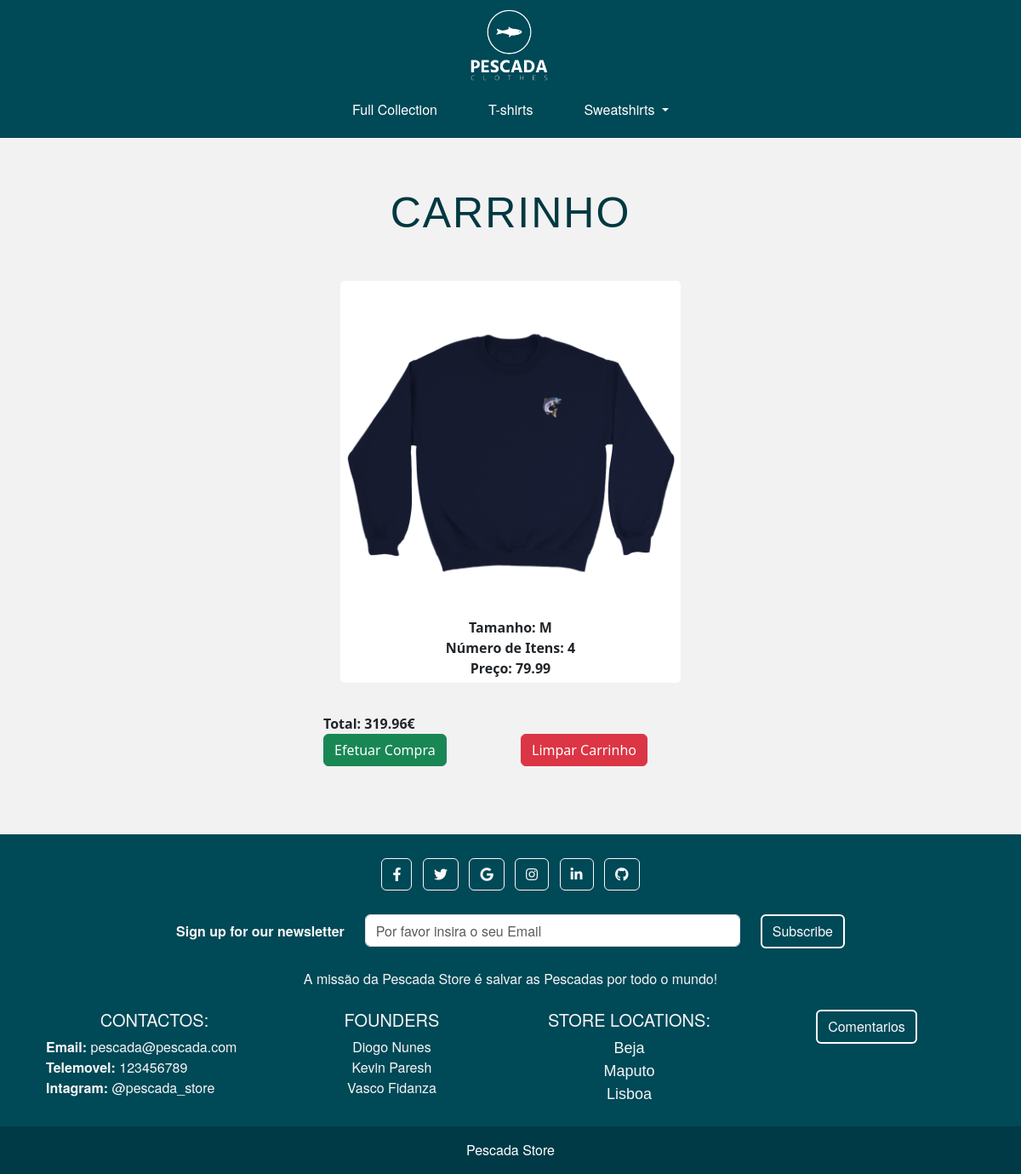
Screenshot of /carrinho/ (signed in) with the database file from the repository.
### store/models.py (models this page shows, shortened)
class Produto(models.Model):
    tamanho = models.CharField(max_length=1)
    cor = models.CharField(max_length=20)
    preco = models.DecimalField(max_digits=8, decimal_places=2)
    num_pontos = models.IntegerField(default=0)
    categoria = models.CharField(max_length=50)
    referencia = models.CharField(max_length=4)
    image = models.CharField(max_length=255, default="whiteLogo.png")
    stock = models.IntegerField(default=0)
    def __str__(self):
        return self.categoria + " - " + self.tamanho + " - " + self.cor + " -> " + str(self.preco) + "€"

class carrinhoItem(models.Model):
    produto = models.ForeignKey(Produto, on_delete=models.CASCADE)
    carrinho = models.ForeignKey(CarrinhoCompras, on_delete=models.CASCADE)
    quantidade = models.IntegerField(default=1)

class CarrinhoCompras(models.Model):
    utilizador = models.ForeignKey(Utilizador, on_delete=models.CASCADE, default=None)
    num_itens = models.IntegerField(default=0)
    valor_total = models.DecimalField(max_digits=8, decimal_places=2, default=0)

### store/views.py (the view)
# urls.py: path('carrinho/', views.cart_view, name='cart_view'),
@login_required(login_url="login_view")
def cart_view(request):
    if hasattr(request.user, 'utilizador'):
        try:
            carrinho = CarrinhoCompras.objects.get(utilizador= request.user.utilizador)
            if carrinho.num_itens == 0 and carrinho.valor_total == 0:
                return render(request, 'cart.html', {'empty': 'O seu carrinho está vazio!'})
            cart_items = carrinhoItem.objects.filter(carrinho=carrinho)
            produtos = []
            for item in cart_items:
                produto = Produto.objects.get(pk=item.produto.id)
                produtos.append(produto)
            context = {'items': list(cart_items.values()), 'produtos': list(produtos), 'carrinho': carrinho}
            return render(request, 'cart.html', context)
        except ObjectDoesNotExist:
            return render(request, 'cart.html', {'empty': 'Carrinho de compras não encontrado'})
    else:
        return render(request, 'login.html', {'msg': 'Não está logado como User'})

### templates/cart.html (shortened to what this page needs)
{% extends "home.html" %}
    {% load static %}
    {% block conteudo %}
        <div class="tittle-container">
            <h1> Carrinho </h1>
        </div>
        {% if produtos and carrinho and items %}
            <ul class="product_list">
            {% for product in produtos %}
                <li>
                    <a href="{% url 'detail' produto_id=product.pk %}">
                        <img src="{% static "store/images/" %}{{ product.image }}" alt="{{ product }}">
                    </a>
                    <strong>Tamanho: {{ product.tamanho }}</strong>
                    {% for item in items %}
                        {% if item.produto_id == product.id %}
                            <strong>Número de Itens: {{ item.quantidade }}</strong>
                        {% endif %}
                    {% endfor %}
                    <strong>Preço: {{ product.preco }}</strong>
                </li>
            {% endfor %}
            </ul>
            <strong>Total: {{ carrinho.valor_total }}€</strong>
            <div class="row">
                <div class="col">
                    <form method="POST" action="{% url 'finalizar_compra' %}">
                        <button type="submit" class="btn btn-success">Efetuar Compra</button>
                    </form>
                </div>
                <div class="col">
                    <form method="POST" action="{% url 'empty_cart' %}">
                        <button type="submit" class="btn btn-danger">Limpar Carrinho</button>
                    </form>
                </div>
            </div>
        {% endif %}
    {% endblock %}

### store/static/store/css/style.css (style rules this page uses)
* { margin: 0; padding: 0; box-sizing: border-box; }
html body { height: 100%; margin: 0; }
body { background: cornsilk; display: flex; align-items: center; flex-direction: column; height: 100%; width: 100%; margin: 0; }
body.homescreen { background-image: url('../images/FundoHome.jpg'); background-size: cover; background-repeat: no-repeat; background-position: top center; background-attachment: scroll; display: flex; align-items: center; flex-direction: column; height: 100%; width: 100%; margin: 0; padding-top: 600px; }
.product_list { display: flex; flex-wrap: wrap; justify-content: center; padding: 0; list-style: none; }
.product_list li { display: flex; flex-direction: column; align-items: center; width: 400px; margin: 20px; background-color: white; border-radius: 5px; padding: 5px; }
.product_list li img { max-width: 100%; height: auto; }
.tittle-container { text-align: center; margin-bottom: 30px; }
.tittle-container h1 { font-family: 'Arial Black', sans-serif; font-size: 50px; color: #003841; text-transform: uppercase; letter-spacing: 2px; }
strong { font-weight: bold; }

### rows the page displays
Produto: image (picture), tamanho "M", preco "79.99"
carrinhoItem: quantidade "4"
CarrinhoCompras: valor_total "319.96"
